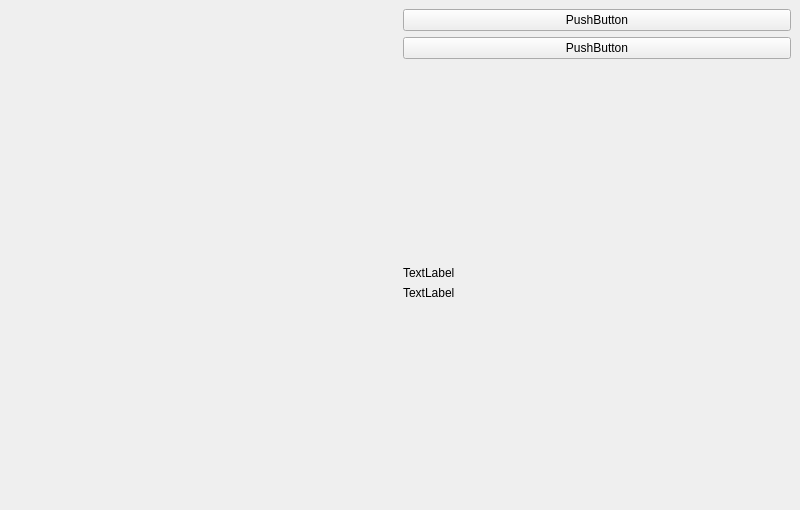
<?xml version="1.0" encoding="UTF-8"?>
<ui version="4.0">
 <class>MainWindow</class>
 <widget class="QMainWindow" name="MainWindow">
  <property name="geometry">
   <rect>
    <x>0</x>
    <y>0</y>
    <width>800</width>
    <height>510</height>
   </rect>
  </property>
  <property name="windowTitle">
   <string>MainWindow</string>
  </property>
  <widget class="QWidget" name="centralwidget">
   <layout class="QHBoxLayout" name="horizontalLayout_2">
    <item>
     <layout class="QHBoxLayout" name="horizontalLayout">
      <item>
       <widget class="QwtPlot" name="qwtPlot"/>
      </item>
      <item>
       <layout class="QVBoxLayout" name="verticalLayout">
        <item>
         <widget class="QPushButton" name="pushButton_2">
          <property name="text">
           <string>PushButton</string>
          </property>
         </widget>
        </item>
        <item>
         <widget class="QPushButton" name="pushButton">
          <property name="text">
           <string>PushButton</string>
          </property>
         </widget>
        </item>
        <item>
         <spacer name="verticalSpacer_2">
          <property name="orientation">
           <enum>Qt::Vertical</enum>
          </property>
          <property name="sizeHint" stdset="0">
           <size>
            <width>20</width>
            <height>40</height>
           </size>
          </property>
         </spacer>
        </item>
        <item>
         <widget class="QLabel" name="label">
          <property name="text">
           <string>TextLabel</string>
          </property>
         </widget>
        </item>
        <item>
         <widget class="QLabel" name="label_2">
          <property name="text">
           <string>TextLabel</string>
          </property>
         </widget>
        </item>
        <item>
         <spacer name="verticalSpacer">
          <property name="orientation">
           <enum>Qt::Vertical</enum>
          </property>
          <property name="sizeHint" stdset="0">
           <size>
            <width>20</width>
            <height>40</height>
           </size>
          </property>
         </spacer>
        </item>
       </layout>
      </item>
     </layout>
    </item>
   </layout>
  </widget>
 </widget>
 <customwidgets>
  <customwidget>
   <class>QwtPlot</class>
   <extends>QFrame</extends>
   <header>qwt_plot.h</header>
  </customwidget>
 </customwidgets>
 <resources/>
 <connections/>
</ui>
